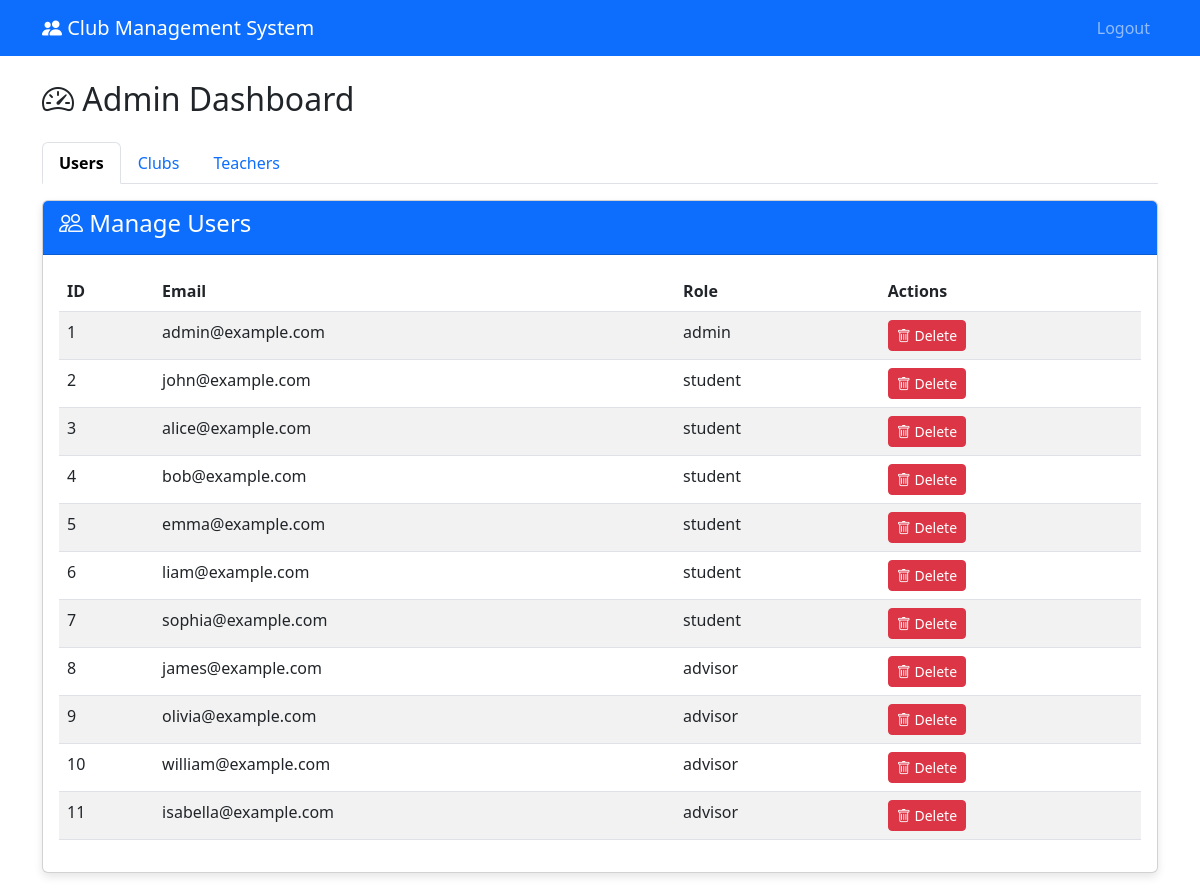
Page /admin_dashboard.php (signed in) on the committed database.
### tables this page shows
CREATE TABLE users(
    id INT AUTO_INCREMENT PRIMARY KEY,
    name VARCHAR(255) NOT NULL,
    email VARCHAR(255) UNIQUE NOT NULL,
    password VARCHAR(255) NOT NULL,
    role ENUM('admin', 'club_manager', 'student', 'advisor') NOT NULL,
    created_at TIMESTAMP DEFAULT CURRENT_TIMESTAMP
);

### admin_dashboard.php (the view, shortened to what this page needs)
<?php
require_once __DIR__ . '/config/config.php';
$users = $pdo->query("SELECT * FROM users")->fetchAll(PDO::FETCH_ASSOC);
?>
<!DOCTYPE html>
<html>
<head>
    <link rel="stylesheet" href="https://cdn.jsdelivr.net/npm/bootstrap@5.3.0/dist/css/bootstrap.min.css">
    <link rel="stylesheet" href="https://cdn.jsdelivr.net/npm/bootstrap-icons@1.10.0/font/bootstrap-icons.css">
</head>
<body>
    <nav class="navbar navbar-expand-lg navbar-dark bg-primary">
        <div class="container">
            <a class="navbar-brand" href="index.php">
                <i class="bi bi-people-fill"></i> Club Management System
            </a>
            <div class="collapse navbar-collapse">
                <ul class="navbar-nav ms-auto">
                    <li class="nav-item"><a class="nav-link" href="logout.php">Logout</a></li>
                </ul>
            </div>
        </div>
    </nav>
    <div class="container mt-4">
        <h2><i class="bi bi-speedometer2"></i> Admin Dashboard</h2>
        <ul class="nav nav-tabs mt-4" id="adminTabs">
            <li class="nav-item">
                <a class="nav-link active" data-bs-toggle="tab" href="#users">Users</a>
            </li>
            <li class="nav-item">
                <a class="nav-link" data-bs-toggle="tab" href="#clubs">Clubs</a>
            </li>
            <li class="nav-item">
                <a class="nav-link" data-bs-toggle="tab" href="#teachers">Teachers</a>
            </li>
        </ul>
        <div class="tab-content mt-3">
            <div class="tab-pane fade show active" id="users">
                <div class="card">
                    <div class="card-header bg-primary text-white">
                        <h4><i class="bi bi-people"></i> Manage Users</h4>
                    </div>
                    <div class="card-body">
                        <table class="table table-striped">
                            <thead>
                                <tr>
                                    <th>ID</th>
                                    <th>Email</th>
                                    <th>Role</th>
                                    <th>Actions</th>
                                </tr>
                            </thead>
                            <tbody>
                                <?php foreach ($users as $user): ?>
                                <tr>
                                    <td><?= htmlspecialchars($user['id']) ?></td>
                                    <td><?= htmlspecialchars($user['email']) ?></td>
                                    <td><?= htmlspecialchars($user['role']) ?></td>
                                    <td>
                                        <form method="post" class="d-inline">
                                            <button type="submit" name="delete_user" class="btn btn-danger btn-sm">
                                                <i class="bi bi-trash"></i> Delete
                                            </button>
                                        </form>
                                    </td>
                                </tr>
                                <?php endforeach; ?>
                            </tbody>
                        </table>
                    </div>
                </div>
            </div>
        </div>
    </div>
</body>
</html>

### admin_dashboard.php (style rules this page uses)
.card { margin-bottom: 20px; box-shadow: 0 4px 8px rgba(0,0,0,0.1); }
.nav-tabs .nav-link.active { font-weight: bold; }

### rows in the picture
users: id "1", email "admin@example.com", role "admin"
users: id "2", email "john@example.com", role "student"
users: id "3", email "alice@example.com", role "student"
users: id "4", email "bob@example.com", role "student"
users: id "5", email "emma@example.com", role "student"
users: id "6", email "liam@example.com", role "student"
users: id "7", email "sophia@example.com", role "student"
users: id "8", email "james@example.com", role "advisor"
users: id "9", email "olivia@example.com", role "advisor"
users: id "10", email "william@example.com", role "advisor"
users: id "11", email "isabella@example.com", role "advisor"
